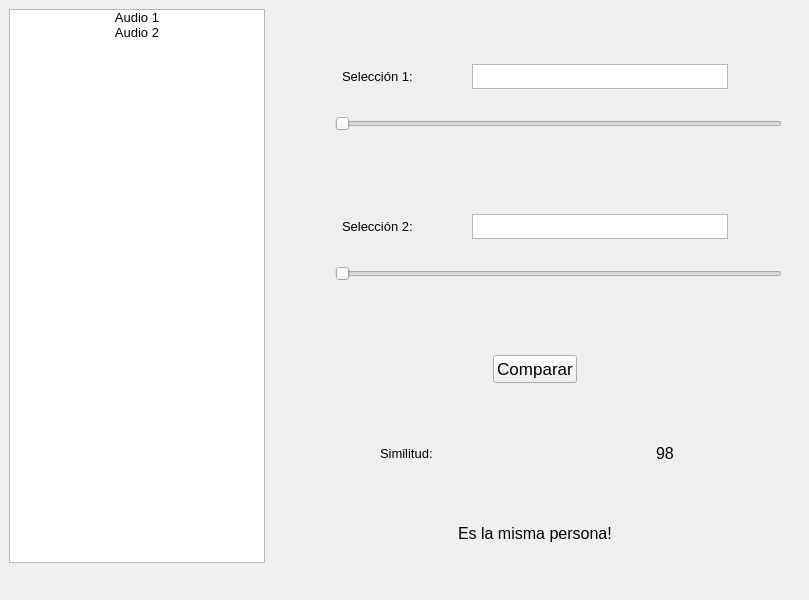
<?xml version="1.0" encoding="UTF-8"?>
<ui version="4.0">
 <class>MainWindow</class>
 <widget class="QMainWindow" name="MainWindow">
  <property name="geometry">
   <rect>
    <x>0</x>
    <y>0</y>
    <width>809</width>
    <height>600</height>
   </rect>
  </property>
  <property name="windowTitle">
   <string>TP4</string>
  </property>
  <widget class="QWidget" name="centralwidget">
   <layout class="QHBoxLayout" name="horizontalLayout_2">
    <item>
     <layout class="QHBoxLayout" name="horizontalLayout">
      <item>
       <layout class="QVBoxLayout" name="verticalLayout_2">
        <item>
         <widget class="QListWidget" name="main_listwidget">
          <property name="sizePolicy">
           <sizepolicy hsizetype="Preferred" vsizetype="Expanding">
            <horstretch>0</horstretch>
            <verstretch>0</verstretch>
           </sizepolicy>
          </property>
          <property name="font">
           <font>
            <pointsize>10</pointsize>
           </font>
          </property>
          <property name="dragDropMode">
           <enum>QAbstractItemView::DragOnly</enum>
          </property>
          <property name="sortingEnabled">
           <bool>false</bool>
          </property>
          <item>
           <property name="text">
            <string>Audio 1</string>
           </property>
           <property name="font">
            <font>
             <pointsize>10</pointsize>
            </font>
           </property>
           <property name="textAlignment">
            <set>AlignCenter</set>
           </property>
           <property name="flags">
            <set>ItemIsSelectable|ItemIsEditable|ItemIsDragEnabled|ItemIsDropEnabled|ItemIsUserCheckable|ItemIsEnabled</set>
           </property>
          </item>
          <item>
           <property name="text">
            <string>Audio 2</string>
           </property>
           <property name="font">
            <font>
             <pointsize>10</pointsize>
            </font>
           </property>
           <property name="textAlignment">
            <set>AlignCenter</set>
           </property>
           <property name="flags">
            <set>ItemIsSelectable|ItemIsEditable|ItemIsDragEnabled|ItemIsDropEnabled|ItemIsUserCheckable|ItemIsEnabled</set>
           </property>
          </item>
         </widget>
        </item>
        <item>
         <layout class="QHBoxLayout" name="horizontalLayout_3">
          <item>
           <widget class="QPushButton" name="delete_btn">
            <property name="text">
             <string/>
            </property>
            <property name="icon">
             <iconset>
              <normaloff>Res/icons8-minus-96.png</normaloff>Res/icons8-minus-96.png</iconset>
            </property>
            <property name="iconSize">
             <size>
              <width>40</width>
              <height>40</height>
             </size>
            </property>
            <property name="flat">
             <bool>true</bool>
            </property>
           </widget>
          </item>
          <item>
           <widget class="QPushButton" name="record_btn">
            <property name="text">
             <string/>
            </property>
            <property name="icon">
             <iconset>
              <normaloff>Res/icons8-add-record-100.png</normaloff>Res/icons8-add-record-100.png</iconset>
            </property>
            <property name="iconSize">
             <size>
              <width>40</width>
              <height>40</height>
             </size>
            </property>
            <property name="flat">
             <bool>true</bool>
            </property>
           </widget>
          </item>
          <item>
           <widget class="QPushButton" name="add_btn">
            <property name="text">
             <string/>
            </property>
            <property name="icon">
             <iconset>
              <normaloff>Res/icons8-plus-96.png</normaloff>Res/icons8-plus-96.png</iconset>
            </property>
            <property name="iconSize">
             <size>
              <width>40</width>
              <height>40</height>
             </size>
            </property>
            <property name="flat">
             <bool>true</bool>
            </property>
           </widget>
          </item>
         </layout>
        </item>
       </layout>
      </item>
      <item>
       <layout class="QVBoxLayout" name="verticalLayout">
        <item>
         <widget class="QWidget" name="verticalWidget_3" native="true">
          <property name="sizePolicy">
           <sizepolicy hsizetype="Preferred" vsizetype="Fixed">
            <horstretch>0</horstretch>
            <verstretch>0</verstretch>
           </sizepolicy>
          </property>
          <layout class="QVBoxLayout" name="verticalLayout_3">
           <item>
            <widget class="QWidget" name="horizontalWidget_3" native="true">
             <property name="sizePolicy">
              <sizepolicy hsizetype="Preferred" vsizetype="Fixed">
               <horstretch>0</horstretch>
               <verstretch>0</verstretch>
              </sizepolicy>
             </property>
             <layout class="QHBoxLayout" name="horizontalLayout_4">
              <item>
               <widget class="QLabel" name="selection1_label">
                <property name="sizePolicy">
                 <sizepolicy hsizetype="Fixed" vsizetype="Fixed">
                  <horstretch>0</horstretch>
                  <verstretch>0</verstretch>
                 </sizepolicy>
                </property>
                <property name="font">
                 <font>
                  <pointsize>10</pointsize>
                 </font>
                </property>
                <property name="text">
                 <string>Selección 1:</string>
                </property>
               </widget>
              </item>
              <item>
               <widget class="QListWidget" name="selection1_listwidget">
                <property name="sizePolicy">
                 <sizepolicy hsizetype="Fixed" vsizetype="Fixed">
                  <horstretch>0</horstretch>
                  <verstretch>0</verstretch>
                 </sizepolicy>
                </property>
                <property name="maximumSize">
                 <size>
                  <width>16777215</width>
                  <height>25</height>
                 </size>
                </property>
                <property name="dragDropOverwriteMode">
                 <bool>true</bool>
                </property>
                <property name="dragDropMode">
                 <enum>QAbstractItemView::DropOnly</enum>
                </property>
                <property name="selectionMode">
                 <enum>QAbstractItemView::NoSelection</enum>
                </property>
               </widget>
              </item>
             </layout>
            </widget>
           </item>
           <item>
            <widget class="QWidget" name="horizontalWidget_4" native="true">
             <property name="sizePolicy">
              <sizepolicy hsizetype="Preferred" vsizetype="Fixed">
               <horstretch>0</horstretch>
               <verstretch>0</verstretch>
              </sizepolicy>
             </property>
             <layout class="QHBoxLayout" name="horizontalLayout_5">
              <item>
               <widget class="QPushButton" name="selection1_btn">
                <property name="styleSheet">
                 <string notr="true"/>
                </property>
                <property name="text">
                 <string/>
                </property>
                <property name="icon">
                 <iconset>
                  <normaloff>Res/play.png</normaloff>Res/play.png</iconset>
                </property>
                <property name="iconSize">
                 <size>
                  <width>35</width>
                  <height>35</height>
                 </size>
                </property>
                <property name="flat">
                 <bool>true</bool>
                </property>
               </widget>
              </item>
              <item>
               <widget class="QSlider" name="selection1_slider">
                <property name="orientation">
                 <enum>Qt::Horizontal</enum>
                </property>
               </widget>
              </item>
             </layout>
            </widget>
           </item>
          </layout>
         </widget>
        </item>
        <item>
         <widget class="QWidget" name="verticalWidget_4" native="true">
          <property name="sizePolicy">
           <sizepolicy hsizetype="Preferred" vsizetype="Fixed">
            <horstretch>0</horstretch>
            <verstretch>0</verstretch>
           </sizepolicy>
          </property>
          <layout class="QVBoxLayout" name="verticalLayout_6">
           <item>
            <widget class="QWidget" name="horizontalWidget_7" native="true">
             <property name="sizePolicy">
              <sizepolicy hsizetype="Preferred" vsizetype="Fixed">
               <horstretch>0</horstretch>
               <verstretch>0</verstretch>
              </sizepolicy>
             </property>
             <layout class="QHBoxLayout" name="horizontalLayout_8">
              <item>
               <widget class="QLabel" name="selection2_label">
                <property name="sizePolicy">
                 <sizepolicy hsizetype="Fixed" vsizetype="Fixed">
                  <horstretch>0</horstretch>
                  <verstretch>0</verstretch>
                 </sizepolicy>
                </property>
                <property name="font">
                 <font>
                  <pointsize>10</pointsize>
                 </font>
                </property>
                <property name="text">
                 <string>Selección 2:</string>
                </property>
               </widget>
              </item>
              <item>
               <widget class="QListWidget" name="selection2_listwidget">
                <property name="sizePolicy">
                 <sizepolicy hsizetype="Fixed" vsizetype="Fixed">
                  <horstretch>0</horstretch>
                  <verstretch>0</verstretch>
                 </sizepolicy>
                </property>
                <property name="maximumSize">
                 <size>
                  <width>16777215</width>
                  <height>25</height>
                 </size>
                </property>
                <property name="dragDropOverwriteMode">
                 <bool>true</bool>
                </property>
                <property name="dragDropMode">
                 <enum>QAbstractItemView::DropOnly</enum>
                </property>
                <property name="selectionMode">
                 <enum>QAbstractItemView::NoSelection</enum>
                </property>
               </widget>
              </item>
             </layout>
            </widget>
           </item>
           <item>
            <widget class="QWidget" name="horizontalWidget_8" native="true">
             <property name="sizePolicy">
              <sizepolicy hsizetype="Preferred" vsizetype="Fixed">
               <horstretch>0</horstretch>
               <verstretch>0</verstretch>
              </sizepolicy>
             </property>
             <layout class="QHBoxLayout" name="horizontalLayout_9">
              <item>
               <widget class="QPushButton" name="selection2_btn">
                <property name="styleSheet">
                 <string notr="true"/>
                </property>
                <property name="text">
                 <string/>
                </property>
                <property name="icon">
                 <iconset>
                  <normaloff>Res/play.png</normaloff>Res/play.png</iconset>
                </property>
                <property name="iconSize">
                 <size>
                  <width>35</width>
                  <height>35</height>
                 </size>
                </property>
                <property name="flat">
                 <bool>true</bool>
                </property>
               </widget>
              </item>
              <item>
               <widget class="QSlider" name="selection2_slider">
                <property name="orientation">
                 <enum>Qt::Horizontal</enum>
                </property>
               </widget>
              </item>
             </layout>
            </widget>
           </item>
          </layout>
         </widget>
        </item>
        <item>
         <widget class="QWidget" name="horizontalWidget_3" native="true">
          <property name="sizePolicy">
           <sizepolicy hsizetype="Preferred" vsizetype="Fixed">
            <horstretch>0</horstretch>
            <verstretch>0</verstretch>
           </sizepolicy>
          </property>
          <layout class="QHBoxLayout" name="horizontalLayout_10">
           <item>
            <widget class="QPushButton" name="compare_btn">
             <property name="sizePolicy">
              <sizepolicy hsizetype="Fixed" vsizetype="Fixed">
               <horstretch>0</horstretch>
               <verstretch>0</verstretch>
              </sizepolicy>
             </property>
             <property name="font">
              <font>
               <pointsize>13</pointsize>
              </font>
             </property>
             <property name="text">
              <string>Comparar</string>
             </property>
            </widget>
           </item>
          </layout>
         </widget>
        </item>
        <item>
         <widget class="QWidget" name="horizontalWidget_3" native="true">
          <property name="sizePolicy">
           <sizepolicy hsizetype="Preferred" vsizetype="Fixed">
            <horstretch>0</horstretch>
            <verstretch>0</verstretch>
           </sizepolicy>
          </property>
          <layout class="QHBoxLayout" name="horizontalLayout_11">
           <item alignment="Qt::AlignHCenter">
            <widget class="QLabel" name="similarity_label">
             <property name="font">
              <font>
               <pointsize>10</pointsize>
              </font>
             </property>
             <property name="text">
              <string>Similitud:</string>
             </property>
            </widget>
           </item>
           <item alignment="Qt::AlignHCenter">
            <widget class="QLabel" name="similarity_number_label">
             <property name="font">
              <font>
               <pointsize>12</pointsize>
              </font>
             </property>
             <property name="text">
              <string>98</string>
             </property>
            </widget>
           </item>
          </layout>
         </widget>
        </item>
        <item>
         <widget class="QWidget" name="horizontalWidget_9" native="true">
          <property name="sizePolicy">
           <sizepolicy hsizetype="Preferred" vsizetype="Fixed">
            <horstretch>0</horstretch>
            <verstretch>0</verstretch>
           </sizepolicy>
          </property>
          <layout class="QHBoxLayout" name="horizontalLayout_12">
           <item alignment="Qt::AlignHCenter|Qt::AlignVCenter">
            <widget class="QLabel" name="final_text_label">
             <property name="font">
              <font>
               <pointsize>12</pointsize>
              </font>
             </property>
             <property name="text">
              <string>Es la misma persona!</string>
             </property>
            </widget>
           </item>
          </layout>
         </widget>
        </item>
       </layout>
      </item>
     </layout>
    </item>
   </layout>
  </widget>
 </widget>
 <resources/>
 <connections/>
</ui>
